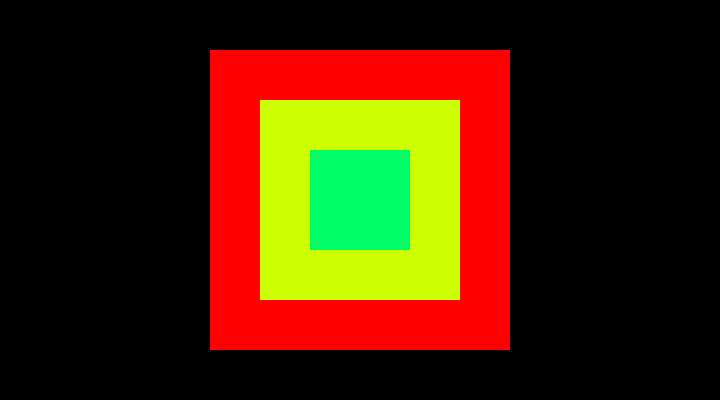
Frame 1 (no input)
Frame 60 (no input): identical to frame 1, image omitted
Frame 120 (the mouse pressed at the canvas centre since frame 60): identical to frame 1, image omitted

The p5.js sketch that drew this single still picture (run headless with seeded random() and noise() and a simulated clock; from frame 60 on, the mouse is pressed at the canvas centre):

// p5.js sketch
// ── sketch.js
/////////////////////////////////////
// COURSERA GRAPHICS PROGRAMMING
/////////////////////////////////////
function setup() {
    createCanvas(720, 400);
    rectMode(CENTER);
    colorMode(HSB);
    noStroke();
}
/////////////////////////////////////////////////
function draw() {
    background(0);

    //Complementary. In second fill add 180 to the first fills hue part
    /*fill(90, 100, 100);
    rect(width/2, height/2, 200, 200);
    fill(270, 100, 100);
    rect(width/2, height/2, 100, 100);*/
    
    //Triadric
    var startColor = 0;
    var colorDiff = 360/5;
    
    fill(startColor, 100, 100);
    rect(width/2, height/2, 300, 300);
    fill(startColor + colorDiff, 100, 100);
    rect(width/2, height/2, 200, 200);
    fill(startColor + colorDiff*2 , 100, 100)
    rect(width/2, height/2 , 100, 100);
    
    //complimentary colors
    /*fill(0, 100, 100);
    rect(width / 2, height / 2, 200, 200);
    fill(180, 100, 100);
    rect(width / 2, height / 2, 100, 100);*/

    //triadic colors
    // var startAngle = 0;
    // var diffAngle = 360/3;
    // fill(startAngle + 0,100,100);
    // rect(width/2, height/2, 300,300);
    // fill((startAngle + diffAngle)%360,100,100);
    // rect(width/2, height/2, 200,200);
    // fill((startAngle + diffAngle*2)%360,100,100);
    // rect(width/2, height/2, 100,100);
}
